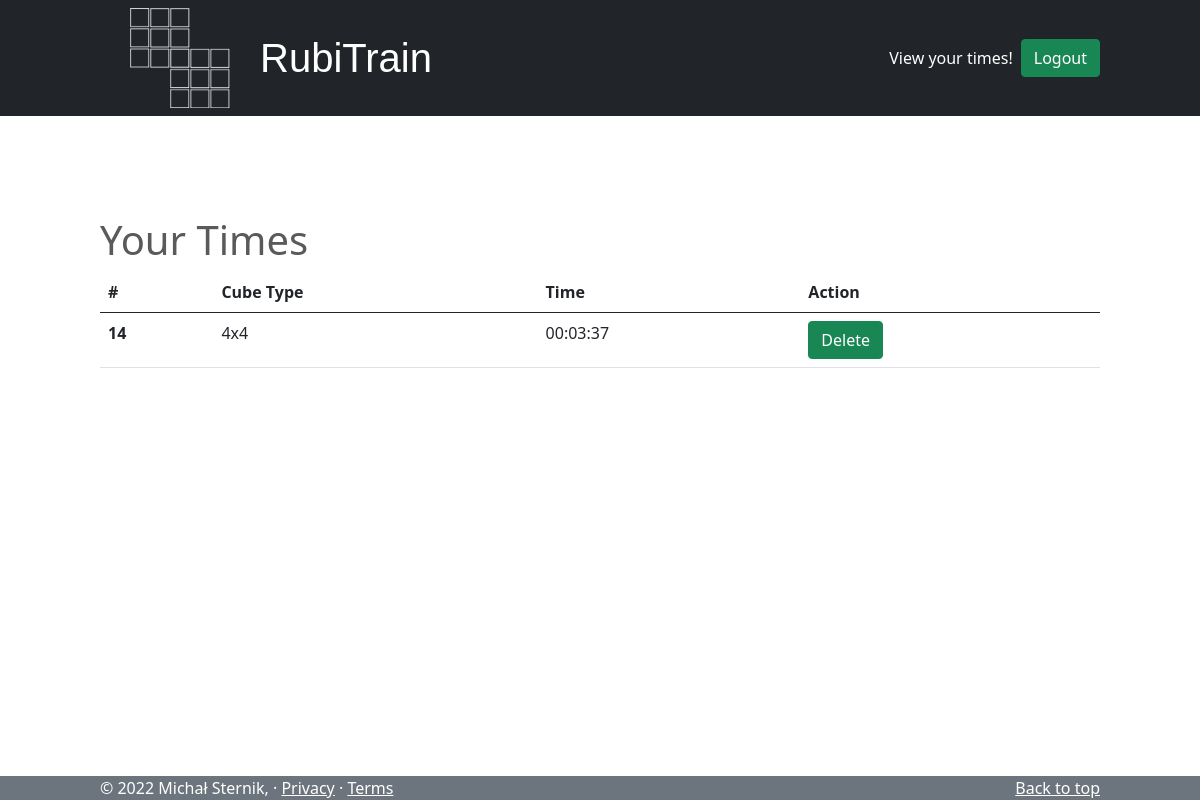
The app's page /view/ (signed in), older data.
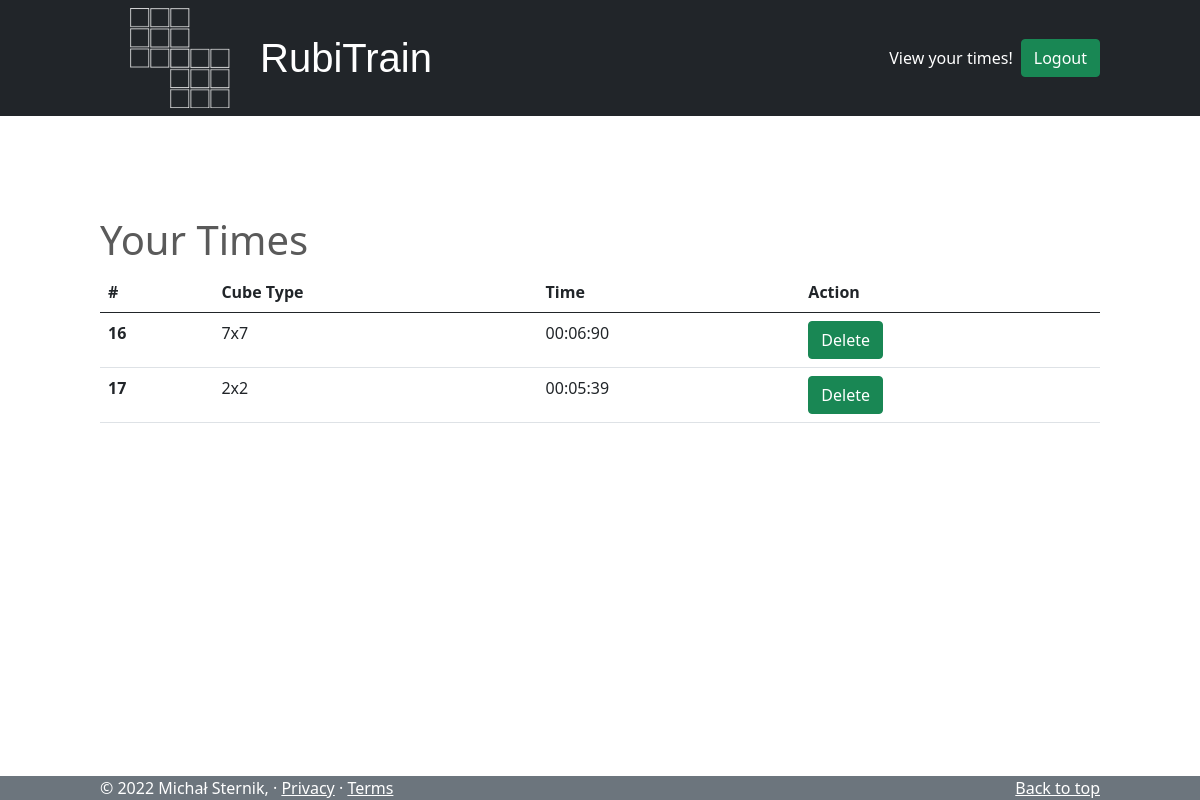
The same page, newer data.
### main/models.py (models this page shows, shortened)
class UserResults(models.Model):
    id = models.AutoField(primary_key=True)
    cubetype = models.CharField(max_length=200, null=True)
    user = models.ForeignKey(User, on_delete=models.CASCADE, related_name="userResults", null=True)
    name = cubetype.name
    time = models.CharField(max_length=200)

### main/views.py (the view)
# urls.py: path("view/", views.view, name="view"),
def view(response):
    return render(response, "main/view.html", {})

### main/templates/main/view.html (shortened to what this page needs)
{% extends "main/base.html" %}
{% block content %}
<div style="padding: 100px">
    <h1>Your Times</h1>
    <table class="table">
      <thead>
        <tr>
          <th scope="col">#</th>
          <th scope="col">Cube Type</th>
          <th scope="col">Time</th>
          <th scope="col">Action</th>
        </tr>
      </thead>
      <tbody>
        {% for record in user.userResults.all %}
            <tr>
              <th scope="row">{{record.id}}</th>
              <td>{{record.cubetype}}</td>
              <td>{{record.time}}</td>
              <td><a href="{% url 'delete_record' record.id %}" class="button btn btn-success">Delete</a></td>
            </tr>
        {% endfor %}
      </tbody>
    </table>
</div>
{% endblock %}

### main/templates/main/base.html (shortened to what this page needs)
<!doctype html>
{% load static %}
<html lang="en">
<head>
    <link href="https://cdn.jsdelivr.net/npm/bootstrap@5.0.2/dist/css/bootstrap.min.css" rel="stylesheet">
    {% load static %}
    <link rel="stylesheet" type="text/css" href="{% static 'main/css/carousel.css' %}"/>
</head>
<body>
    <div class="pageContentWrapper">
        <header>
          <nav class="navbar navbar-expand-md navbar-dark fixed-top bg-dark">
            <div class="container-fluid">
              <div id="profile-image">
                <img src="{% static 'main/images./logo.png' %}">
              </div>
            <a class="navbar-brand navbar-collapse" href="/home">RubiTrain</a>
                {% if user.is_authenticated %}
                    <ul class="navbar-nav me-auto mb-2 mb-md-0">
                      <li class="nav-item">
                        <a class="nav-link active" aria-current="page" href="/view" onmouseover="this.style.textDecoration='underline';"
                                onmouseout="this.style.textDecoration='none';">View your times!</a>
                      </li>
                    </ul>
            {% endif %}
                <form class="d-flex">
                    {% if user.is_authenticated %}
                        <a class="button btn btn-success" href="/logout">Logout</a>
                    {% else %}
                        <a class="button btn btn-outline-success" href="/login" style="margin-right: 10px">Log In</a>
                        <a class="button btn btn-success" href="/register">Register</a>
                    {% endif %}
                </form>
            </div>
          </nav>
        </header>
    <main>
    {% block content %}
    {% endblock %}
    </main>
</div>
    <footer>
        <p class="float-end"><a href="#">Back to top</a></p>
        <p>&copy; 2022 Michał Sternik, &middot; <a href="#">Privacy</a> &middot; <a href="#">Terms</a></p>
    </footer>
</body>
</html>

### main/static/main/css/carousel.css (style rules this page uses)
html { position: relative; min-height: 100%; }
body { padding-top: 116px; color: #5a5a5a; }
.pageContentWrapper { margin-bottom:24px; }
#profile-image { height: 100px; width: 100px; float: left; margin: 0px 30px 0px 30px; }
#profile-image img { height: 100%; width: 100%; }
.navbar-brand { font-size: 40px; font-family: "Poor Richard", sans-serif; }
.container-fluid { padding-left: 100px; padding-right: 100px; }
footer { position: absolute; bottom: 0; left: 0; right: 0; height:24px; }
footer p { margin: 0px; color: white; background: #6c757d; padding-right: 100px; padding-left: 100px; }
footer p a { color: white; }

Row changes from the older to the newer data that the page shows:
removed UserResults: id "14", cubetype "4x4", time "00:03:37"
added UserResults: id "16", cubetype "7x7", time "00:06:90"
added UserResults: id "17", cubetype "2x2", time "00:05:39"
